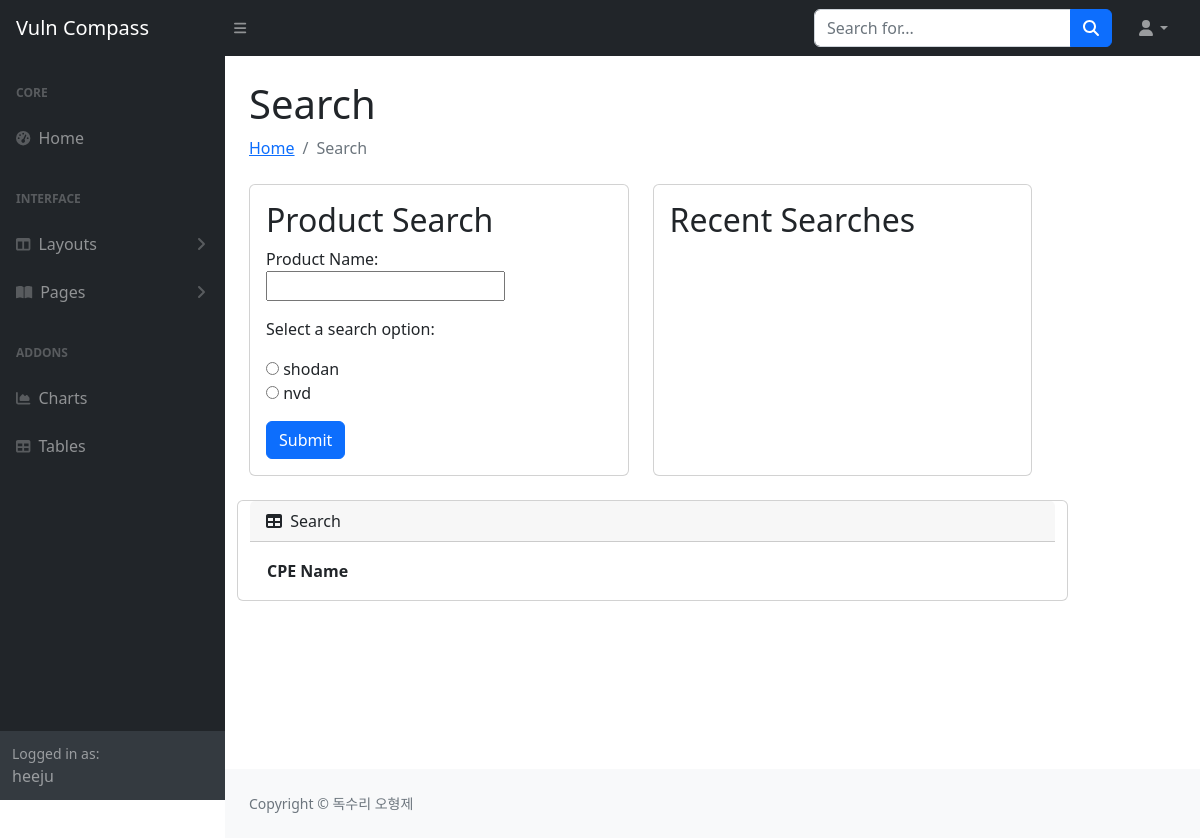
The page /search/ (signed in) on the database as committed earlier.
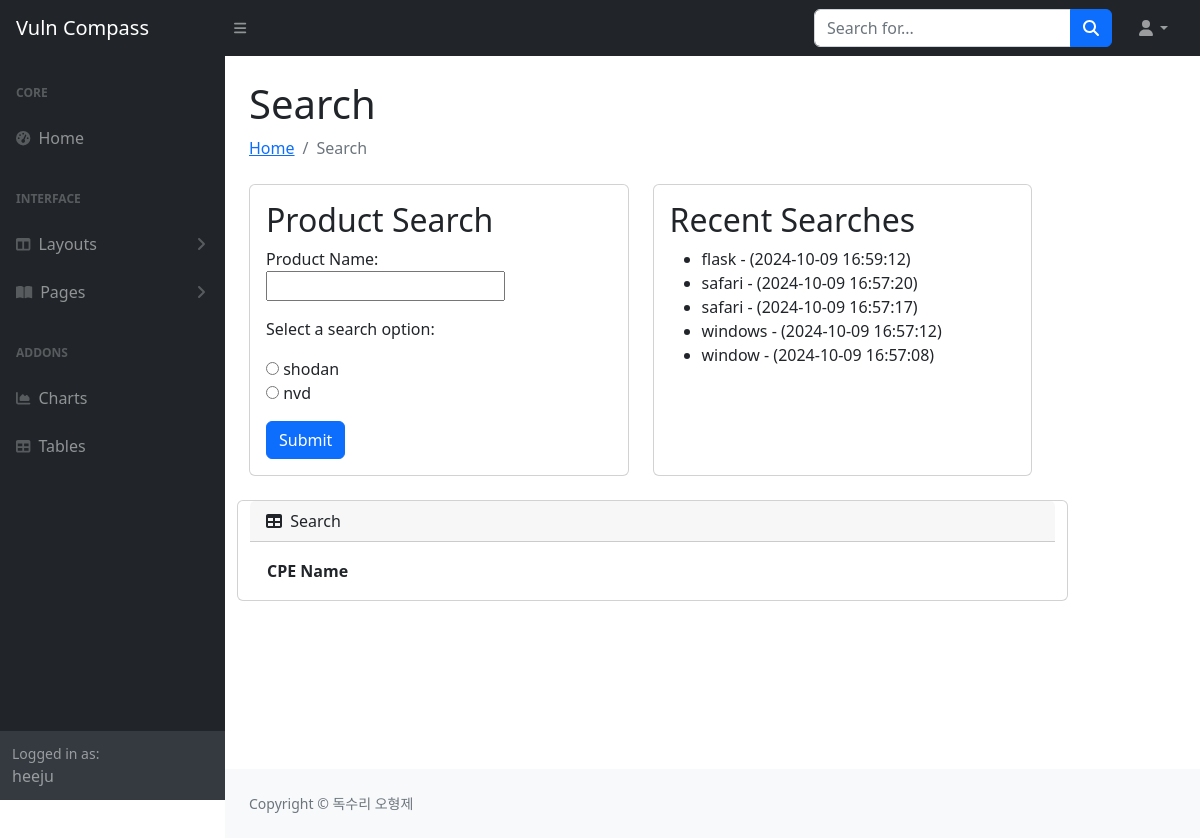
The same page on the database as committed later.
### api_search/models.py (models this page shows, shortened)
class SearchHistory(models.Model):
    user = models.ForeignKey(User, on_delete=models.CASCADE)
    product_name = models.CharField(max_length=255)  # 검색한 제품명
    search_date = models.DateTimeField(default=timezone.now)  # 검색한 시간

### api_search/views.py (the view)
# urls.py: path('search/', api_search.views.search_home, name='search_home'),
def search_home(request):
    name = None
    user_name = request.user
    api_response = None
    recent_searches = SearchHistory.objects.filter(user=user_name).order_by('-search_date')[:5]
    if request.method == 'POST':
        form = NameForm(request.POST)
        if form.is_valid():
            search_option = form.cleaned_data['search_option']
            name = form.cleaned_data['name']
            if search_option == 'shodan':
                api_response = search_cpe(name)
                if api_response is not None and 'cpes' in api_response:
                    api_response = api_response['cpes']
                else:
                    api_response = None
            elif search_option == 'nvd':
                api_response = search_cpe_nvd(name)
                response_cpe_len = api_response['totalResults']
                cpe_names = []
                if api_response is not None and response_cpe_len > 0:
                    for product in api_response.get('products', []):
                        cpe = product.get('cpe', {})
                        cpe_name = cpe.get('cpeName')
                        if cpe_name:
                            cpe_names.append(cpe_name)
                    api_response = cpe_names
                else:
                    api_response = None
            save_search_history(user_name, name)
            recent_searches = SearchHistory.objects.filter(user=user_name).order_by('-search_date')[:5]
    else:
        form = NameForm()
    return render(request, 'search_home.html',
                  {'form': form, 'name': name,
                   'api_response': api_response,
                   'recent_searches': recent_searches})

### api_search/forms.py
class NameForm(forms.Form):
    name = forms.CharField(label='Product Name', max_length=100)
    SEARCH_CHOICES = [
        ('shodan', 'shodan'),
        ('nvd', 'nvd')
    ]
    search_option = forms.ChoiceField(
        choices=SEARCH_CHOICES,
        widget=forms.RadioSelect,
        label="Select a search option",  # 라벨
    )

### api_search/templates/search_home.html (shortened to what this page needs)
<!DOCTYPE html>
<html lang="en">
{% load static %}
<head>
    <link href="https://cdn.jsdelivr.net/npm/simple-datatables@7.1.2/dist/style.min.css" rel="stylesheet" />
    <link href="{% static 'css/styles.css' %}" rel="stylesheet" />
</head>
<body class="sb-nav-fixed">
    <nav class="sb-topnav navbar navbar-expand navbar-dark bg-dark">
        <a class="navbar-brand ps-3" href="/home">Vuln Compass</a>
        <button class="btn btn-link btn-sm order-1 order-lg-0 me-4 me-lg-0" id="sidebarToggle" href="#!"><i class="fas fa-bars"></i></button>
        <form class="d-none d-md-inline-block form-inline ms-auto me-0 me-md-3 my-2 my-md-0">
            <div class="input-group">
                <input class="form-control" type="text" placeholder="Search for..." aria-label="Search for..." aria-describedby="btnNavbarSearch" />
                <button class="btn btn-primary" id="btnNavbarSearch" type="button"><i class="fas fa-search"></i></button>
            </div>
        </form>
            <ul class="navbar-nav ms-auto ms-md-0 me-3 me-lg-4">
                <li class="nav-item dropdown">
                    <a class="nav-link dropdown-toggle" id="navbarDropdown" href="#" role="button" data-bs-toggle="dropdown" aria-expanded="false"><i class="fas fa-user fa-fw"></i></a>
                </li>
            </ul>
        </nav>
        <div id="layoutSidenav">
            <div id="layoutSidenav_nav">
                <nav class="sb-sidenav accordion sb-sidenav-dark" id="sidenavAccordion">
                    <div class="sb-sidenav-menu">
                        <div class="nav">
                            <div class="sb-sidenav-menu-heading">Core</div>
                            <a class="nav-link" href="/home">
                                <div class="sb-nav-link-icon"><i class="fas fa-tachometer-alt"></i></div>
                                Home
                            </a>
                            <div class="sb-sidenav-menu-heading">Interface</div>
                            <a class="nav-link collapsed" href="#" data-bs-toggle="collapse" data-bs-target="#collapseLayouts" aria-expanded="false" aria-controls="collapseLayouts">
                                <div class="sb-nav-link-icon"><i class="fas fa-columns"></i></div>
                                Layouts
                                <div class="sb-sidenav-collapse-arrow"><i class="fas fa-angle-down"></i></div>
                            </a>
                            <a class="nav-link collapsed" href="#" data-bs-toggle="collapse" data-bs-target="#collapsePages" aria-expanded="false" aria-controls="collapsePages">
                                <div class="sb-nav-link-icon"><i class="fas fa-book-open"></i></div>
                                Pages
                                <div class="sb-sidenav-collapse-arrow"><i class="fas fa-angle-down"></i></div>
                            </a>
                            <div class="sb-sidenav-menu-heading">Addons</div>
                            <a class="nav-link" href="/charts">
                                <div class="sb-nav-link-icon"><i class="fas fa-chart-area"></i></div>
                                Charts
                            </a>
                            <a class="nav-link" href="tables.html">
                                <div class="sb-nav-link-icon"><i class="fas fa-table"></i></div>
                                Tables
                            </a>
                        </div>
                    </div>
                    <div class="sb-sidenav-footer">
                        <div class="small">Logged in as:</div>
                        {{ user.username }}
                </nav>
            </div>
            <div id="layoutSidenav_content">
                <main>
                    <div class="container-fluid px-4">
                        <h1 class="mt-4">Search</h1>
                        <ol class="breadcrumb mb-4">
                            <li class="breadcrumb-item"><a href="/home">Home</a></li>
                            <li class="breadcrumb-item active">Search</li>
                        </ol>
                        <div class="row mb-4">
                            <div class="row mb-4">
                                <div class="row mb-4">
                                    <div class="row mb-4">
                                        <div class="row mb-4">
                                            <div class="row mb-4">
                                                <div class="row mb-4">
                                                    <div class="col-md-6">
                                                        <div class="card h-100">
                                                            <div class="card-body">
                                                                <form method="post">
                                                                    <h2>Product Search</h2>
                                                                    {{ form.as_p }}
                                                                    <button type="submit" class="btn btn-primary">Submit</button>
                                                                </form>
                                                            </div>
                                                        </div>
                                                    </div>
                                                    <div class="col-md-6">
                                                        <div class="card h-100">
                                                            <div class="card-body">
                                                                <h2>Recent Searches</h2>
                                                                <ul>
                                                                    {% for search in recent_searches %}
                                                                        <li>{{ search.product_name }} - ({{ search.search_date|date:"Y-m-d H:i:s"}})</li>
                                                                    {% endfor %}
                                                                </ul>
                                                            </div>
                                                        </div>
                                                    </div>
                                                </div>
                                                <div class="card mb-4">
                                                    <div class="card-header">
                                                        <i class="fas fa-table me-1"></i>
                                                        Search
                                                    </div>
                                                    <div class="card-body">
                                                        <table id="datatablesSimple">
                                                            <thead>
                                                                <tr>
                                                                    <th>CPE Name</th>
                                                                </tr>
                                                            </thead>
                                                        </table>
                                                    </div>
                                                </div>
                                            </div>
                                        </main>
                                        <footer class="py-4 bg-light mt-auto">
                                            <div class="container-fluid px-4">
                                                <div class="d-flex align-items-center justify-content-between small">
                                                    <div class="text-muted">Copyright &copy; 독수리 오형제</div>
                                                </div>
                                            </div>
                                        </footer>
                                    </div>
                                </div>
                            </body>
                        </html>

Rows that differ between the two databases and show on the page:
added SearchHistory: product_name "flask", search_date "2024-10-09 16:59:12"
added SearchHistory: product_name "safari", search_date "2024-10-09 16:57:20"
added SearchHistory: product_name "safari", search_date "2024-10-09 16:57:17"
added SearchHistory: product_name "windows", search_date "2024-10-09 16:57:12"
added SearchHistory: product_name "window", search_date "2024-10-09 16:57:08"
